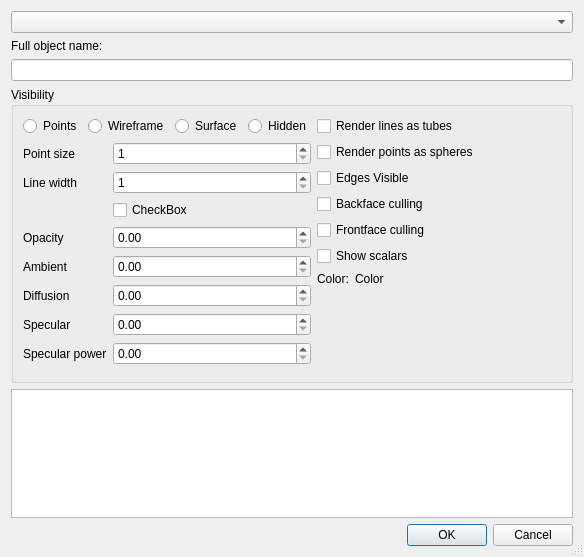
<?xml version="1.0" encoding="UTF-8"?>
<ui version="4.0">
 <class>ObjectPropertiesDlg</class>
 <widget class="QDialog" name="ObjectPropertiesDlg">
  <property name="geometry">
   <rect>
    <x>0</x>
    <y>0</y>
    <width>584</width>
    <height>557</height>
   </rect>
  </property>
  <property name="windowTitle">
   <string>Object Properties</string>
  </property>
  <property name="sizeGripEnabled">
   <bool>true</bool>
  </property>
  <layout class="QVBoxLayout" name="verticalLayout">
   <item>
    <layout class="QVBoxLayout" name="verticalLayout_2">
     <item>
      <widget class="QComboBox" name="selectedObjectCB"/>
     </item>
     <item>
      <widget class="QLabel" name="label_3">
       <property name="text">
        <string>Full object name:</string>
       </property>
      </widget>
     </item>
     <item>
      <widget class="QLineEdit" name="fullObjectName">
       <property name="enabled">
        <bool>true</bool>
       </property>
       <property name="acceptDrops">
        <bool>false</bool>
       </property>
       <property name="frame">
        <bool>true</bool>
       </property>
       <property name="readOnly">
        <bool>true</bool>
       </property>
      </widget>
     </item>
    </layout>
   </item>
   <item>
    <widget class="QGroupBox" name="groupBox">
     <property name="title">
      <string>Visibility</string>
     </property>
     <layout class="QGridLayout" name="gridLayout">
      <item row="2" column="0">
       <layout class="QFormLayout" name="formLayout">
        <item row="0" column="0">
         <widget class="QLabel" name="label_2">
          <property name="text">
           <string>Point size</string>
          </property>
         </widget>
        </item>
        <item row="0" column="1">
         <widget class="QSpinBox" name="PointSizeSpin">
          <property name="suffix">
           <string/>
          </property>
          <property name="prefix">
           <string/>
          </property>
          <property name="minimum">
           <number>1</number>
          </property>
         </widget>
        </item>
        <item row="1" column="0">
         <widget class="QLabel" name="label_4">
          <property name="text">
           <string>Line width</string>
          </property>
         </widget>
        </item>
        <item row="1" column="1">
         <widget class="QSpinBox" name="LineWidthSpin">
          <property name="minimum">
           <number>1</number>
          </property>
         </widget>
        </item>
        <item row="3" column="0">
         <widget class="QLabel" name="label_5">
          <property name="text">
           <string>Opacity</string>
          </property>
         </widget>
        </item>
        <item row="3" column="1">
         <widget class="QDoubleSpinBox" name="OpacitySpin">
          <property name="maximum">
           <double>1.000000000000000</double>
          </property>
          <property name="singleStep">
           <double>0.100000000000000</double>
          </property>
         </widget>
        </item>
        <item row="4" column="0">
         <widget class="QLabel" name="label_6">
          <property name="text">
           <string>Ambient</string>
          </property>
         </widget>
        </item>
        <item row="4" column="1">
         <widget class="QDoubleSpinBox" name="AmbientSpin">
          <property name="maximum">
           <double>1.000000000000000</double>
          </property>
          <property name="singleStep">
           <double>0.100000000000000</double>
          </property>
         </widget>
        </item>
        <item row="5" column="0">
         <widget class="QLabel" name="label_7">
          <property name="text">
           <string>Diffusion</string>
          </property>
         </widget>
        </item>
        <item row="5" column="1">
         <widget class="QDoubleSpinBox" name="DiffuseSpin">
          <property name="maximum">
           <double>1.000000000000000</double>
          </property>
          <property name="singleStep">
           <double>0.100000000000000</double>
          </property>
         </widget>
        </item>
        <item row="6" column="0">
         <widget class="QLabel" name="label_8">
          <property name="text">
           <string>Specular</string>
          </property>
         </widget>
        </item>
        <item row="6" column="1">
         <widget class="QDoubleSpinBox" name="SpecularSpin">
          <property name="maximum">
           <double>1.000000000000000</double>
          </property>
          <property name="singleStep">
           <double>0.100000000000000</double>
          </property>
         </widget>
        </item>
        <item row="7" column="1">
         <widget class="QDoubleSpinBox" name="SpecularPowerSpin"/>
        </item>
        <item row="7" column="0">
         <widget class="QLabel" name="label_9">
          <property name="text">
           <string>Specular power</string>
          </property>
         </widget>
        </item>
        <item row="2" column="1">
         <widget class="QCheckBox" name="checkBox">
          <property name="text">
           <string>CheckBox</string>
          </property>
         </widget>
        </item>
       </layout>
      </item>
      <item row="1" column="0">
       <layout class="QHBoxLayout" name="horizontalLayout">
        <item>
         <widget class="QRadioButton" name="RenderingPointsBtn">
          <property name="text">
           <string>Points</string>
          </property>
          <attribute name="buttonGroup">
           <string notr="true">renderingTypeGroup</string>
          </attribute>
         </widget>
        </item>
        <item>
         <widget class="QRadioButton" name="RenderingWFBtn">
          <property name="text">
           <string>Wireframe</string>
          </property>
          <attribute name="buttonGroup">
           <string notr="true">renderingTypeGroup</string>
          </attribute>
         </widget>
        </item>
        <item>
         <widget class="QRadioButton" name="RenderingSurfaceBtn">
          <property name="text">
           <string>Surface</string>
          </property>
          <attribute name="buttonGroup">
           <string notr="true">renderingTypeGroup</string>
          </attribute>
         </widget>
        </item>
        <item>
         <widget class="QRadioButton" name="RenderingHiddenBtn">
          <property name="text">
           <string>Hidden</string>
          </property>
          <attribute name="buttonGroup">
           <string notr="true">renderingTypeGroup</string>
          </attribute>
         </widget>
        </item>
       </layout>
      </item>
      <item row="1" column="1" rowspan="3">
       <layout class="QVBoxLayout" name="verticalLayout_5">
        <item>
         <widget class="QCheckBox" name="RenderLinesAsTubesChk">
          <property name="text">
           <string>Render lines as tubes</string>
          </property>
         </widget>
        </item>
        <item>
         <widget class="QCheckBox" name="RenderPointsAsSpheresChk">
          <property name="text">
           <string>Render points as spheres</string>
          </property>
         </widget>
        </item>
        <item>
         <widget class="QCheckBox" name="EdgesVisibleChk">
          <property name="text">
           <string>Edges Visible</string>
          </property>
         </widget>
        </item>
        <item>
         <widget class="QCheckBox" name="BackFaceCullingChk">
          <property name="text">
           <string>Backface culling</string>
          </property>
         </widget>
        </item>
        <item>
         <widget class="QCheckBox" name="FrontFaceCullingChk">
          <property name="text">
           <string>Frontface culling</string>
          </property>
         </widget>
        </item>
        <item>
         <widget class="QCheckBox" name="ShowScalarsChk">
          <property name="text">
           <string>Show scalars</string>
          </property>
         </widget>
        </item>
        <item>
         <layout class="QFormLayout" name="formLayout_2">
          <item row="0" column="0">
           <widget class="QLabel" name="label">
            <property name="text">
             <string>Color:</string>
            </property>
           </widget>
          </item>
          <item row="0" column="1">
           <widget class="QLabel" name="ObjectColorLabel">
            <property name="frameShape">
             <enum>QFrame::NoFrame</enum>
            </property>
            <property name="frameShadow">
             <enum>QFrame::Plain</enum>
            </property>
            <property name="text">
             <string>Color</string>
            </property>
           </widget>
          </item>
         </layout>
        </item>
       </layout>
      </item>
     </layout>
    </widget>
   </item>
   <item>
    <widget class="QPlainTextEdit" name="ObjectInfo">
     <property name="readOnly">
      <bool>true</bool>
     </property>
    </widget>
   </item>
   <item>
    <widget class="QDialogButtonBox" name="buttonBox">
     <property name="orientation">
      <enum>Qt::Horizontal</enum>
     </property>
     <property name="standardButtons">
      <set>QDialogButtonBox::Cancel|QDialogButtonBox::Ok</set>
     </property>
    </widget>
   </item>
  </layout>
 </widget>
 <resources/>
 <connections>
  <connection>
   <sender>buttonBox</sender>
   <signal>accepted()</signal>
   <receiver>ObjectPropertiesDlg</receiver>
   <slot>accept()</slot>
   <hints>
    <hint type="sourcelabel">
     <x>248</x>
     <y>254</y>
    </hint>
    <hint type="destinationlabel">
     <x>157</x>
     <y>274</y>
    </hint>
   </hints>
  </connection>
  <connection>
   <sender>buttonBox</sender>
   <signal>rejected()</signal>
   <receiver>ObjectPropertiesDlg</receiver>
   <slot>reject()</slot>
   <hints>
    <hint type="sourcelabel">
     <x>316</x>
     <y>260</y>
    </hint>
    <hint type="destinationlabel">
     <x>286</x>
     <y>274</y>
    </hint>
   </hints>
  </connection>
 </connections>
 <buttongroups>
  <buttongroup name="renderingTypeGroup"/>
 </buttongroups>
</ui>
